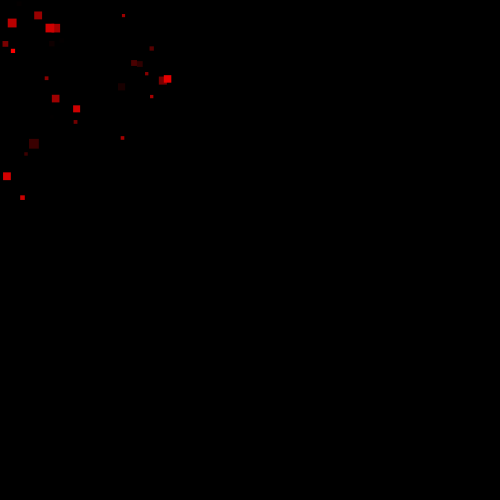
Frame 1 (no input)
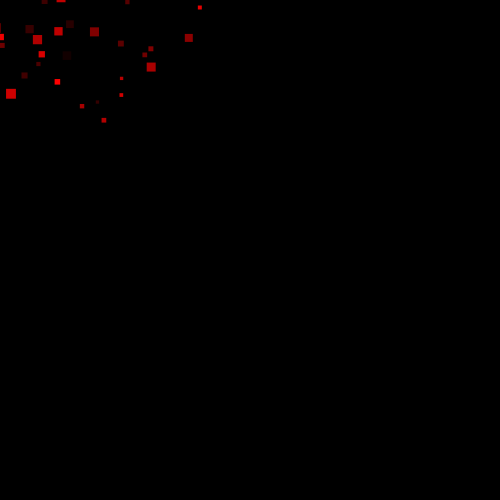
Frame 60 (the mouse pressed at the canvas centre just before this capture)
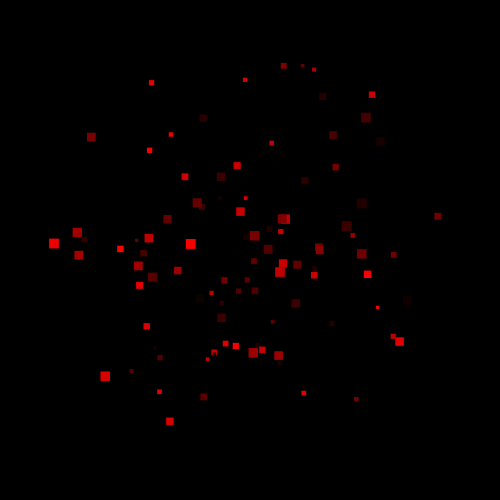
Frame 120 (the mouse held since frame 60 and released just before this capture)

The Processing sketch that drew these frames (run headless with seeded random() and noise(); from frame 60 on, the mouse is pressed at the canvas centre):

// Processing sketch: particulate_effect
// ── particulate_effect.pde
float R;
float a;
float s;
float c1;


void setup()
{
  size(500, 500); 
  rectMode(CENTER);
  noStroke();
}

void draw() 
{
  background(0);

  for (int i=1; i<100; i+=1) {
    R=random(10, 200);
    a=random(0, 2*PI);
    s=random(3, 10);
    c1=random(0, 255);
    fill(c1, 0, 0);
    rect(mouseX+R*cos(a), mouseY+R*sin(a), s, s);
  }
}
